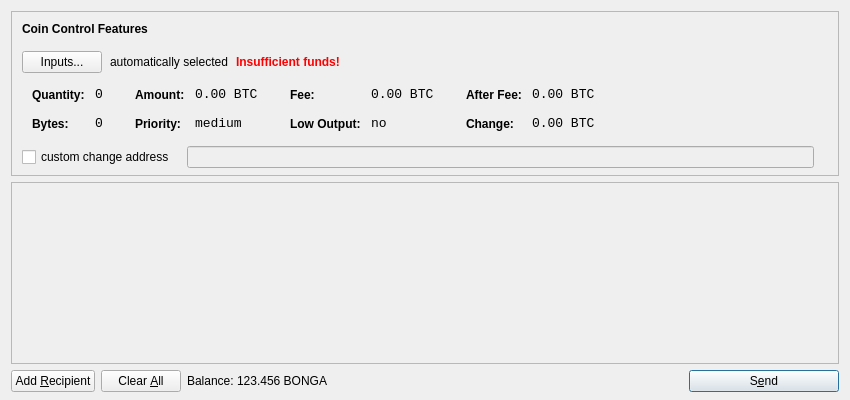
<?xml version="1.0" encoding="UTF-8"?>
<ui version="4.0">
 <class>SendCoinsDialog</class>
 <widget class="QDialog" name="SendCoinsDialog">
  <property name="geometry">
   <rect>
    <x>0</x>
    <y>0</y>
    <width>850</width>
    <height>400</height>
   </rect>
  </property>
  <property name="windowTitle">
   <string>Send Coins</string>
  </property>
  <layout class="QVBoxLayout" name="verticalLayout" stretch="0,1,0">
   <property name="bottomMargin">
    <number>8</number>
   </property>
   <item>
    <widget class="QFrame" name="frameCoinControl">
     <property name="sizePolicy">
      <sizepolicy hsizetype="Expanding" vsizetype="Expanding">
       <horstretch>0</horstretch>
       <verstretch>0</verstretch>
      </sizepolicy>
     </property>
     <property name="maximumSize">
      <size>
       <width>16777215</width>
       <height>16777215</height>
      </size>
     </property>
     <property name="frameShape">
      <enum>QFrame::StyledPanel</enum>
     </property>
     <property name="frameShadow">
      <enum>QFrame::Sunken</enum>
     </property>
     <layout class="QVBoxLayout" name="verticalLayoutCoinControl2">
      <property name="spacing">
       <number>-1</number>
      </property>
      <property name="leftMargin">
       <number>0</number>
      </property>
      <property name="topMargin">
       <number>0</number>
      </property>
      <property name="rightMargin">
       <number>0</number>
      </property>
      <property name="bottomMargin">
       <number>6</number>
      </property>
      <item>
       <layout class="QVBoxLayout" name="verticalLayoutCoinControl" stretch="0,0,0,0,1">
        <property name="spacing">
         <number>0</number>
        </property>
        <property name="leftMargin">
         <number>10</number>
        </property>
        <property name="topMargin">
         <number>10</number>
        </property>
        <item>
         <layout class="QHBoxLayout" name="horizontalLayoutCoinControl1">
          <property name="bottomMargin">
           <number>15</number>
          </property>
          <item>
           <widget class="QLabel" name="labelCoinControlFeatures">
            <property name="sizePolicy">
             <sizepolicy hsizetype="Preferred" vsizetype="Maximum">
              <horstretch>0</horstretch>
              <verstretch>0</verstretch>
             </sizepolicy>
            </property>
            <property name="font">
             <font>
              <weight>75</weight>
              <bold>true</bold>
             </font>
            </property>
            <property name="styleSheet">
             <string notr="true">font-weight:bold;</string>
            </property>
            <property name="text">
             <string>Coin Control Features</string>
            </property>
           </widget>
          </item>
         </layout>
        </item>
        <item>
         <layout class="QHBoxLayout" name="horizontalLayoutCoinControl2" stretch="0,0,0,0">
          <property name="spacing">
           <number>8</number>
          </property>
          <property name="bottomMargin">
           <number>10</number>
          </property>
          <item>
           <widget class="QPushButton" name="pushButtonCoinControl">
            <property name="styleSheet">
             <string notr="true"/>
            </property>
            <property name="text">
             <string>Inputs...</string>
            </property>
           </widget>
          </item>
          <item>
           <widget class="QLabel" name="labelCoinControlAutomaticallySelected">
            <property name="text">
             <string>automatically selected</string>
            </property>
            <property name="margin">
             <number>5</number>
            </property>
           </widget>
          </item>
          <item>
           <widget class="QLabel" name="labelCoinControlInsuffFunds">
            <property name="font">
             <font>
              <weight>75</weight>
              <bold>true</bold>
             </font>
            </property>
            <property name="styleSheet">
             <string notr="true">color:red;font-weight:bold;</string>
            </property>
            <property name="text">
             <string>Insufficient funds!</string>
            </property>
            <property name="margin">
             <number>5</number>
            </property>
           </widget>
          </item>
          <item>
           <spacer name="horizontalSpacerCoinControl">
            <property name="orientation">
             <enum>Qt::Horizontal</enum>
            </property>
            <property name="sizeHint" stdset="0">
             <size>
              <width>40</width>
              <height>1</height>
             </size>
            </property>
           </spacer>
          </item>
         </layout>
        </item>
        <item>
         <widget class="QWidget" name="widgetCoinControl" native="true">
          <property name="sizePolicy">
           <sizepolicy hsizetype="Preferred" vsizetype="Preferred">
            <horstretch>0</horstretch>
            <verstretch>0</verstretch>
           </sizepolicy>
          </property>
          <property name="minimumSize">
           <size>
            <width>0</width>
            <height>0</height>
           </size>
          </property>
          <property name="styleSheet">
           <string notr="true"/>
          </property>
          <layout class="QHBoxLayout" name="horizontalLayoutCoinControl5">
           <property name="margin">
            <number>0</number>
           </property>
           <item>
            <layout class="QHBoxLayout" name="horizontalLayoutCoinControl3" stretch="0,0,0,1">
             <property name="spacing">
              <number>20</number>
             </property>
             <property name="topMargin">
              <number>0</number>
             </property>
             <property name="bottomMargin">
              <number>10</number>
             </property>
             <item>
              <layout class="QFormLayout" name="formLayoutCoinControl1">
               <property name="horizontalSpacing">
                <number>10</number>
               </property>
               <property name="verticalSpacing">
                <number>14</number>
               </property>
               <property name="leftMargin">
                <number>10</number>
               </property>
               <property name="topMargin">
                <number>4</number>
               </property>
               <property name="rightMargin">
                <number>6</number>
               </property>
               <item row="0" column="0">
                <widget class="QLabel" name="labelCoinControlQuantityText">
                 <property name="styleSheet">
                  <string notr="true">font-weight:bold;</string>
                 </property>
                 <property name="text">
                  <string>Quantity:</string>
                 </property>
                 <property name="margin">
                  <number>0</number>
                 </property>
                </widget>
               </item>
               <item row="0" column="1">
                <widget class="QLabel" name="labelCoinControlQuantity">
                 <property name="font">
                  <font>
                   <family>Monospace</family>
                   <pointsize>10</pointsize>
                  </font>
                 </property>
                 <property name="cursor">
                  <cursorShape>IBeamCursor</cursorShape>
                 </property>
                 <property name="contextMenuPolicy">
                  <enum>Qt::ActionsContextMenu</enum>
                 </property>
                 <property name="text">
                  <string notr="true">0</string>
                 </property>
                 <property name="margin">
                  <number>0</number>
                 </property>
                 <property name="textInteractionFlags">
                  <set>Qt::LinksAccessibleByMouse|Qt::TextSelectableByKeyboard|Qt::TextSelectableByMouse</set>
                 </property>
                </widget>
               </item>
               <item row="1" column="0">
                <widget class="QLabel" name="labelCoinControlBytesText">
                 <property name="styleSheet">
                  <string notr="true">font-weight:bold;</string>
                 </property>
                 <property name="text">
                  <string>Bytes:</string>
                 </property>
                </widget>
               </item>
               <item row="1" column="1">
                <widget class="QLabel" name="labelCoinControlBytes">
                 <property name="font">
                  <font>
                   <family>Monospace</family>
                   <pointsize>10</pointsize>
                  </font>
                 </property>
                 <property name="cursor">
                  <cursorShape>IBeamCursor</cursorShape>
                 </property>
                 <property name="contextMenuPolicy">
                  <enum>Qt::ActionsContextMenu</enum>
                 </property>
                 <property name="text">
                  <string notr="true">0</string>
                 </property>
                 <property name="textInteractionFlags">
                  <set>Qt::LinksAccessibleByMouse|Qt::TextSelectableByKeyboard|Qt::TextSelectableByMouse</set>
                 </property>
                </widget>
               </item>
              </layout>
             </item>
             <item>
              <layout class="QFormLayout" name="formLayoutCoinControl2">
               <property name="horizontalSpacing">
                <number>10</number>
               </property>
               <property name="verticalSpacing">
                <number>14</number>
               </property>
               <property name="leftMargin">
                <number>6</number>
               </property>
               <property name="topMargin">
                <number>4</number>
               </property>
               <property name="rightMargin">
                <number>6</number>
               </property>
               <item row="0" column="0">
                <widget class="QLabel" name="labelCoinControlAmountText">
                 <property name="styleSheet">
                  <string notr="true">font-weight:bold;</string>
                 </property>
                 <property name="text">
                  <string>Amount:</string>
                 </property>
                 <property name="margin">
                  <number>0</number>
                 </property>
                </widget>
               </item>
               <item row="0" column="1">
                <widget class="QLabel" name="labelCoinControlAmount">
                 <property name="font">
                  <font>
                   <family>Monospace</family>
                   <pointsize>10</pointsize>
                  </font>
                 </property>
                 <property name="cursor">
                  <cursorShape>IBeamCursor</cursorShape>
                 </property>
                 <property name="contextMenuPolicy">
                  <enum>Qt::ActionsContextMenu</enum>
                 </property>
                 <property name="text">
                  <string notr="true">0.00 BTC</string>
                 </property>
                 <property name="textInteractionFlags">
                  <set>Qt::LinksAccessibleByMouse|Qt::TextSelectableByKeyboard|Qt::TextSelectableByMouse</set>
                 </property>
                </widget>
               </item>
               <item row="1" column="0">
                <widget class="QLabel" name="labelCoinControlPriorityText">
                 <property name="styleSheet">
                  <string notr="true">font-weight:bold;</string>
                 </property>
                 <property name="text">
                  <string>Priority:</string>
                 </property>
                </widget>
               </item>
               <item row="1" column="1">
                <widget class="QLabel" name="labelCoinControlPriority">
                 <property name="font">
                  <font>
                   <family>Monospace</family>
                   <pointsize>10</pointsize>
                  </font>
                 </property>
                 <property name="cursor">
                  <cursorShape>IBeamCursor</cursorShape>
                 </property>
                 <property name="contextMenuPolicy">
                  <enum>Qt::ActionsContextMenu</enum>
                 </property>
                 <property name="text">
                  <string>medium</string>
                 </property>
                 <property name="textInteractionFlags">
                  <set>Qt::LinksAccessibleByMouse|Qt::TextSelectableByKeyboard|Qt::TextSelectableByMouse</set>
                 </property>
                </widget>
               </item>
              </layout>
             </item>
             <item>
              <layout class="QFormLayout" name="formLayoutCoinControl3">
               <property name="horizontalSpacing">
                <number>10</number>
               </property>
               <property name="verticalSpacing">
                <number>14</number>
               </property>
               <property name="leftMargin">
                <number>6</number>
               </property>
               <property name="topMargin">
                <number>4</number>
               </property>
               <property name="rightMargin">
                <number>6</number>
               </property>
               <item row="0" column="0">
                <widget class="QLabel" name="labelCoinControlFeeText">
                 <property name="styleSheet">
                  <string notr="true">font-weight:bold;</string>
                 </property>
                 <property name="text">
                  <string>Fee:</string>
                 </property>
                 <property name="margin">
                  <number>0</number>
                 </property>
                </widget>
               </item>
               <item row="0" column="1">
                <widget class="QLabel" name="labelCoinControlFee">
                 <property name="font">
                  <font>
                   <family>Monospace</family>
                   <pointsize>10</pointsize>
                  </font>
                 </property>
                 <property name="cursor">
                  <cursorShape>IBeamCursor</cursorShape>
                 </property>
                 <property name="contextMenuPolicy">
                  <enum>Qt::ActionsContextMenu</enum>
                 </property>
                 <property name="text">
                  <string notr="true">0.00 BTC</string>
                 </property>
                 <property name="textInteractionFlags">
                  <set>Qt::LinksAccessibleByMouse|Qt::TextSelectableByKeyboard|Qt::TextSelectableByMouse</set>
                 </property>
                </widget>
               </item>
               <item row="1" column="0">
                <widget class="QLabel" name="labelCoinControlLowOutputText">
                 <property name="styleSheet">
                  <string notr="true">font-weight:bold;</string>
                 </property>
                 <property name="text">
                  <string>Low Output:</string>
                 </property>
                </widget>
               </item>
               <item row="1" column="1">
                <widget class="QLabel" name="labelCoinControlLowOutput">
                 <property name="font">
                  <font>
                   <family>Monospace</family>
                   <pointsize>10</pointsize>
                  </font>
                 </property>
                 <property name="cursor">
                  <cursorShape>IBeamCursor</cursorShape>
                 </property>
                 <property name="contextMenuPolicy">
                  <enum>Qt::ActionsContextMenu</enum>
                 </property>
                 <property name="text">
                  <string>no</string>
                 </property>
                 <property name="textInteractionFlags">
                  <set>Qt::LinksAccessibleByMouse|Qt::TextSelectableByKeyboard|Qt::TextSelectableByMouse</set>
                 </property>
                </widget>
               </item>
              </layout>
             </item>
             <item>
              <layout class="QFormLayout" name="formLayoutCoinControl4">
               <property name="horizontalSpacing">
                <number>10</number>
               </property>
               <property name="verticalSpacing">
                <number>14</number>
               </property>
               <property name="leftMargin">
                <number>6</number>
               </property>
               <property name="topMargin">
                <number>4</number>
               </property>
               <property name="rightMargin">
                <number>6</number>
               </property>
               <item row="0" column="0">
                <widget class="QLabel" name="labelCoinControlAfterFeeText">
                 <property name="styleSheet">
                  <string notr="true">font-weight:bold;</string>
                 </property>
                 <property name="text">
                  <string>After Fee:</string>
                 </property>
                 <property name="margin">
                  <number>0</number>
                 </property>
                </widget>
               </item>
               <item row="0" column="1">
                <widget class="QLabel" name="labelCoinControlAfterFee">
                 <property name="font">
                  <font>
                   <family>Monospace</family>
                   <pointsize>10</pointsize>
                  </font>
                 </property>
                 <property name="cursor">
                  <cursorShape>IBeamCursor</cursorShape>
                 </property>
                 <property name="contextMenuPolicy">
                  <enum>Qt::ActionsContextMenu</enum>
                 </property>
                 <property name="text">
                  <string notr="true">0.00 BTC</string>
                 </property>
                 <property name="textInteractionFlags">
                  <set>Qt::LinksAccessibleByMouse|Qt::TextSelectableByKeyboard|Qt::TextSelectableByMouse</set>
                 </property>
                </widget>
               </item>
               <item row="1" column="0">
                <widget class="QLabel" name="labelCoinControlChangeText">
                 <property name="styleSheet">
                  <string notr="true">font-weight:bold;</string>
                 </property>
                 <property name="text">
                  <string>Change:</string>
                 </property>
                </widget>
               </item>
               <item row="1" column="1">
                <widget class="QLabel" name="labelCoinControlChange">
                 <property name="font">
                  <font>
                   <family>Monospace</family>
                   <pointsize>10</pointsize>
                  </font>
                 </property>
                 <property name="cursor">
                  <cursorShape>IBeamCursor</cursorShape>
                 </property>
                 <property name="contextMenuPolicy">
                  <enum>Qt::ActionsContextMenu</enum>
                 </property>
                 <property name="text">
                  <string notr="true">0.00 BTC</string>
                 </property>
                 <property name="textInteractionFlags">
                  <set>Qt::LinksAccessibleByMouse|Qt::TextSelectableByKeyboard|Qt::TextSelectableByMouse</set>
                 </property>
                </widget>
               </item>
              </layout>
             </item>
            </layout>
           </item>
          </layout>
         </widget>
        </item>
        <item>
         <layout class="QHBoxLayout" name="horizontalLayoutCoinControl4" stretch="0,0,0">
          <property name="spacing">
           <number>12</number>
          </property>
          <property name="sizeConstraint">
           <enum>QLayout::SetDefaultConstraint</enum>
          </property>
          <property name="topMargin">
           <number>5</number>
          </property>
          <property name="rightMargin">
           <number>5</number>
          </property>
          <item>
           <widget class="QCheckBox" name="checkBoxCoinControlChange">
            <property name="text">
             <string>custom change address</string>
            </property>
           </widget>
          </item>
          <item>
           <widget class="QLineEdit" name="lineEditCoinControlChange">
            <property name="enabled">
             <bool>false</bool>
            </property>
            <property name="sizePolicy">
             <sizepolicy hsizetype="Expanding" vsizetype="Fixed">
              <horstretch>0</horstretch>
              <verstretch>0</verstretch>
             </sizepolicy>
            </property>
           </widget>
          </item>
          <item>
           <widget class="QLabel" name="labelCoinControlChangeLabel">
            <property name="sizePolicy">
             <sizepolicy hsizetype="Preferred" vsizetype="Expanding">
              <horstretch>0</horstretch>
              <verstretch>0</verstretch>
             </sizepolicy>
            </property>
            <property name="minimumSize">
             <size>
              <width>0</width>
              <height>0</height>
             </size>
            </property>
            <property name="text">
             <string/>
            </property>
            <property name="margin">
             <number>3</number>
            </property>
           </widget>
          </item>
         </layout>
        </item>
        <item>
         <spacer name="verticalSpacerCoinControl">
          <property name="orientation">
           <enum>Qt::Vertical</enum>
          </property>
          <property name="sizeHint" stdset="0">
           <size>
            <width>800</width>
            <height>1</height>
           </size>
          </property>
         </spacer>
        </item>
       </layout>
      </item>
     </layout>
    </widget>
   </item>
   <item>
    <widget class="QScrollArea" name="scrollArea">
     <property name="widgetResizable">
      <bool>true</bool>
     </property>
     <widget class="QWidget" name="scrollAreaWidgetContents">
      <property name="geometry">
       <rect>
        <x>0</x>
        <y>0</y>
        <width>830</width>
        <height>165</height>
       </rect>
      </property>
      <layout class="QVBoxLayout" name="verticalLayout_2">
       <property name="margin">
        <number>0</number>
       </property>
       <item>
        <layout class="QVBoxLayout" name="entries">
         <property name="spacing">
          <number>6</number>
         </property>
        </layout>
       </item>
       <item>
        <spacer name="verticalSpacer">
         <property name="orientation">
          <enum>Qt::Vertical</enum>
         </property>
         <property name="sizeHint" stdset="0">
          <size>
           <width>20</width>
           <height>40</height>
          </size>
         </property>
        </spacer>
       </item>
      </layout>
     </widget>
    </widget>
   </item>
   <item>
    <layout class="QHBoxLayout" name="horizontalLayout">
     <item>
      <widget class="QPushButton" name="addButton">
       <property name="toolTip">
        <string>Send to multiple recipients at once</string>
       </property>
       <property name="text">
        <string>Add &amp;Recipient</string>
       </property>
       <property name="icon">
        <iconset resource="../bitcoin.qrc">
         <normaloff>:/icons/add</normaloff>:/icons/add</iconset>
       </property>
       <property name="autoDefault">
        <bool>false</bool>
       </property>
      </widget>
     </item>
     <item>
      <widget class="QPushButton" name="clearButton">
       <property name="sizePolicy">
        <sizepolicy hsizetype="Minimum" vsizetype="Fixed">
         <horstretch>0</horstretch>
         <verstretch>0</verstretch>
        </sizepolicy>
       </property>
       <property name="toolTip">
        <string>Remove all transaction fields</string>
       </property>
       <property name="text">
        <string>Clear &amp;All</string>
       </property>
       <property name="icon">
        <iconset resource="../bitcoin.qrc">
         <normaloff>:/icons/remove</normaloff>:/icons/remove</iconset>
       </property>
       <property name="autoRepeatDelay">
        <number>300</number>
       </property>
       <property name="autoDefault">
        <bool>false</bool>
       </property>
      </widget>
     </item>
     <item>
      <layout class="QHBoxLayout" name="horizontalLayout_2">
       <property name="spacing">
        <number>3</number>
       </property>
       <item>
        <widget class="QLabel" name="label">
         <property name="text">
          <string>Balance:</string>
         </property>
        </widget>
       </item>
       <item>
        <widget class="QLabel" name="labelBalance">
         <property name="cursor">
          <cursorShape>IBeamCursor</cursorShape>
         </property>
         <property name="text">
          <string>123.456 BONGA</string>
         </property>
         <property name="textInteractionFlags">
          <set>Qt::LinksAccessibleByMouse|Qt::TextSelectableByKeyboard|Qt::TextSelectableByMouse</set>
         </property>
        </widget>
       </item>
      </layout>
     </item>
     <item>
      <spacer name="horizontalSpacer">
       <property name="orientation">
        <enum>Qt::Horizontal</enum>
       </property>
       <property name="sizeHint" stdset="0">
        <size>
         <width>40</width>
         <height>20</height>
        </size>
       </property>
      </spacer>
     </item>
     <item>
      <widget class="QPushButton" name="sendButton">
       <property name="minimumSize">
        <size>
         <width>150</width>
         <height>0</height>
        </size>
       </property>
       <property name="toolTip">
        <string>Confirm the send action</string>
       </property>
       <property name="text">
        <string>S&amp;end</string>
       </property>
       <property name="icon">
        <iconset resource="../bitcoin.qrc">
         <normaloff>:/icons/send</normaloff>:/icons/send</iconset>
       </property>
       <property name="default">
        <bool>true</bool>
       </property>
      </widget>
     </item>
    </layout>
   </item>
  </layout>
 </widget>
 <resources>
  <include location="../bitcoin.qrc"/>
 </resources>
 <connections/>
</ui>
